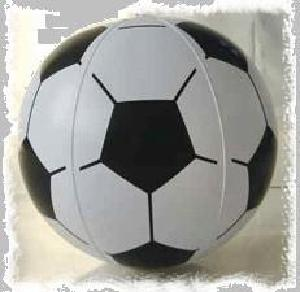
#> input picture 3 SVM/train/Soccer_Ball/image_0011.jpg, 300 x 292 px; its folder holds only this picture in this run
$ python image_classification.py   (older library calls are emulated)
#> lines starting #> are read from the running program, lines starting #| are printed output that depends on the picture
import os
from numpy import resize
from skimage import color
from skimage.feature import hog
from sklearn.svm import SVC
from sklearn.metrics import accuracy_score
from PIL import Image
import pandas as pd

def extract_features(folder_path):
#> called with folder_path = 'train'
    features = []
    labels = []
    class_names = os.listdir(folder_path)
    for class_name in class_names:
        class_folder = os.path.join(folder_path, class_name)
        for image_name in os.listdir(class_folder):
                image_path = os.path.join(class_folder, image_name)
                image = Image.open(image_path).convert('L')
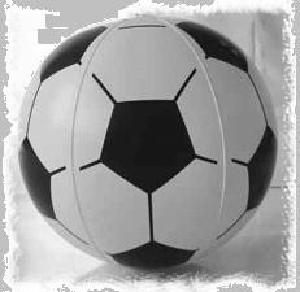
#> image: PIL image 300x292 L; min 0, max 255, mean 160.2
                image = resize(image, (128, 64))
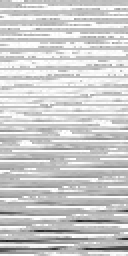
#> image: shape (128, 64) (shown 2 times larger); min 35, max 255, mean 205
                fd, hog_image = hog(image, orientations=9, pixels_per_cell=(8, 8),
                                    cells_per_block=(2, 2), visualize=True)
#> fd = 3780 values, max 0.497 at index 2497, min 0 at index 7, mean 0.102
                # [5 lines of commented-out code are left out]
                features.append(fd)
                labels.append(class_name)
#> pass 2 of the loop in extract_features, `for class_name in class_names:`:
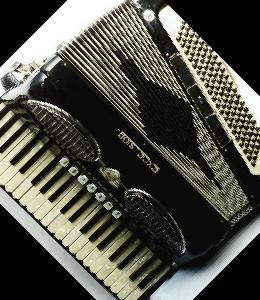
#> input picture 3 SVM/train/accordian/image_0001.jpg, 260 x 300 px
#> in extract_features, `image = Image.open(image_path).convert('L')`:
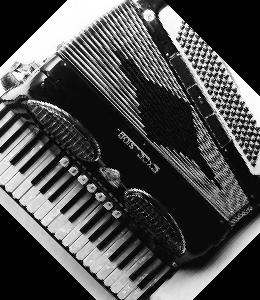
#> image: PIL image 260x300 L; min 0, max 255, mean 77.8
#> in extract_features, `image = resize(image, (128, 64))`:
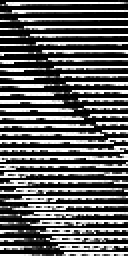
#> image: shape (128, 64) (shown 2 times larger); min 0, max 255, mean 92.7
#> fd = 3780 values, max 0.502 at index 1624, min 0 at index 7, mean 0.089
    return features, labels


train_folder = "train"
test_folder = "test"
train_features, train_labels = extract_features(train_folder)
#> train_features = 2 items; train_labels = ['Soccer_Ball', 'accordian']
train_df = pd.DataFrame(train_features)
#> train_df = table of 2 rows and 3780 columns
train_df['label'] = train_labels
print(train_df.head(2))
#> (printed output is left out)

test_features, test_labels = extract_features(test_folder)
#> (the run stopped early here; a loop or call above may not have finished)
